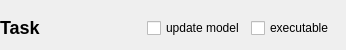
<ui version="4.0" >
<comment> Begin CVS Header </comment>
<comment>   $Source: /Volumes/Home/Users/shoops/cvs/copasi_dev/copasi/UI/CQTaskHeaderWidget.ui,v $ </comment>
<comment>   $Revision: 1.7 $ </comment>
<comment>   $Name:  $ </comment>
<comment>   $Author: shoops $ </comment>
<comment>   $Date: 2011/03/07 19:37:53 $ </comment>
<comment> End CVS Header </comment>

<comment> Copyright (C) 2011 - 2010 by Pedro Mendes, Virginia Tech Intellectual </comment>
<comment> Properties, Inc., University of Heidelberg, and The University </comment>
<comment> of Manchester. </comment>
<comment> All rights reserved. </comment>

 <class>CQTaskHeaderWidget</class>
 <widget class="QWidget" name="CQTaskHeaderWidget" >
  <property name="geometry" >
   <rect>
    <x>0</x>
    <y>0</y>
    <width>346</width>
    <height>50</height>
   </rect>
  </property>
  <property name="sizePolicy" >
   <sizepolicy vsizetype="Fixed" hsizetype="Preferred" >
    <horstretch>0</horstretch>
    <verstretch>0</verstretch>
   </sizepolicy>
  </property>
  <property name="windowTitle" >
   <string>CQTaskHeaderWidget</string>
  </property>
  <layout class="QHBoxLayout" name="horizontalLayout" >
   <property name="leftMargin" >
    <number>0</number>
   </property>
   <property name="topMargin" >
    <number>6</number>
   </property>
   <property name="bottomMargin" >
    <number>0</number>
   </property>
   <item>
    <widget class="QLabel" name="mpLblName" >
     <property name="sizePolicy" >
      <sizepolicy vsizetype="Preferred" hsizetype="MinimumExpanding" >
       <horstretch>0</horstretch>
       <verstretch>0</verstretch>
      </sizepolicy>
     </property>
     <property name="text" >
      <string>&lt;h2>Task&lt;/h2></string>
     </property>
     <property name="wordWrap" >
      <bool>false</bool>
     </property>
    </widget>
   </item>
   <item>
    <spacer name="mpSpacer" >
     <property name="orientation" >
      <enum>Qt::Horizontal</enum>
     </property>
     <property name="sizeType" >
      <enum>QSizePolicy::Maximum</enum>
     </property>
     <property name="sizeHint" stdset="0" >
      <size>
       <width>20</width>
       <height>20</height>
      </size>
     </property>
    </spacer>
   </item>
   <item>
    <widget class="QCheckBox" name="mpUpdateModel" >
     <property name="text" >
      <string>update model</string>
     </property>
    </widget>
   </item>
   <item>
    <widget class="QCheckBox" name="mpBoxExecutable" >
     <property name="text" >
      <string>executable</string>
     </property>
    </widget>
   </item>
  </layout>
 </widget>
 <layoutdefault spacing="6" margin="11" />
 <pixmapfunction>qPixmapFromMimeSource</pixmapfunction>
 <includes>
  <include location="global" >string</include>
 </includes>
 <resources/>
 <connections>
  <connection>
   <sender>mpBoxExecutable</sender>
   <signal>toggled(bool)</signal>
   <receiver>CQTaskHeaderWidget</receiver>
   <slot>slotExecutable()</slot>
   <hints>
    <hint type="sourcelabel" >
     <x>20</x>
     <y>20</y>
    </hint>
    <hint type="destinationlabel" >
     <x>20</x>
     <y>20</y>
    </hint>
   </hints>
  </connection>
  <connection>
   <sender>mpUpdateModel</sender>
   <signal>toggled(bool)</signal>
   <receiver>CQTaskHeaderWidget</receiver>
   <slot>slotUpdate()</slot>
   <hints>
    <hint type="sourcelabel" >
     <x>20</x>
     <y>20</y>
    </hint>
    <hint type="destinationlabel" >
     <x>20</x>
     <y>20</y>
    </hint>
   </hints>
  </connection>
 </connections>
</ui>
